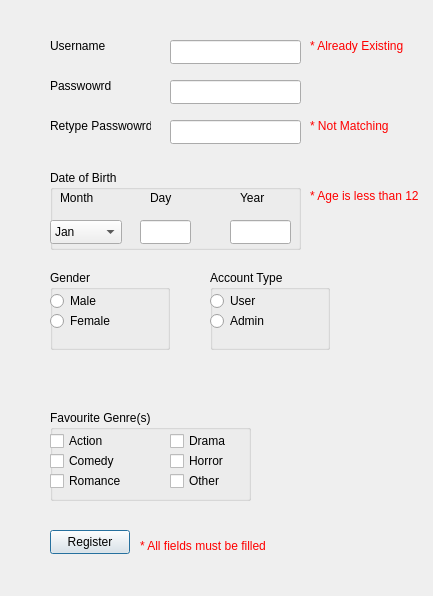
<?xml version="1.0" encoding="UTF-8"?>
<ui version="4.0">
 <class>Dialog</class>
 <widget class="QDialog" name="Dialog">
  <property name="geometry">
   <rect>
    <x>0</x>
    <y>0</y>
    <width>433</width>
    <height>596</height>
   </rect>
  </property>
  <property name="windowTitle">
   <string>Dialog</string>
  </property>
  <property name="windowOpacity">
   <double>6.000000000000000</double>
  </property>
  <property name="styleSheet">
   <string notr="true"/>
  </property>
  <widget class="QLabel" name="rusernamelabel">
   <property name="geometry">
    <rect>
     <x>50</x>
     <y>30</y>
     <width>61</width>
     <height>31</height>
    </rect>
   </property>
   <property name="text">
    <string>Username</string>
   </property>
  </widget>
  <widget class="QLabel" name="rpasswordlabel">
   <property name="geometry">
    <rect>
     <x>50</x>
     <y>70</y>
     <width>61</width>
     <height>31</height>
    </rect>
   </property>
   <property name="text">
    <string>Passwowrd</string>
   </property>
  </widget>
  <widget class="QLineEdit" name="rusernamelineEdit">
   <property name="geometry">
    <rect>
     <x>170</x>
     <y>40</y>
     <width>131</width>
     <height>24</height>
    </rect>
   </property>
  </widget>
  <widget class="QLineEdit" name="rpasswordlineEdit">
   <property name="geometry">
    <rect>
     <x>170</x>
     <y>80</y>
     <width>131</width>
     <height>24</height>
    </rect>
   </property>
   <property name="text">
    <string/>
   </property>
   <property name="echoMode">
    <enum>QLineEdit::Password</enum>
   </property>
  </widget>
  <widget class="QLineEdit" name="rretypepasswordlineEdit">
   <property name="geometry">
    <rect>
     <x>170</x>
     <y>120</y>
     <width>131</width>
     <height>24</height>
    </rect>
   </property>
   <property name="text">
    <string/>
   </property>
   <property name="echoMode">
    <enum>QLineEdit::Password</enum>
   </property>
  </widget>
  <widget class="QLabel" name="rretypepasswordlabel">
   <property name="geometry">
    <rect>
     <x>50</x>
     <y>110</y>
     <width>101</width>
     <height>31</height>
    </rect>
   </property>
   <property name="text">
    <string>Retype Passwowrd</string>
   </property>
  </widget>
  <widget class="QLabel" name="alreadyexistinglabel">
   <property name="geometry">
    <rect>
     <x>310</x>
     <y>30</y>
     <width>101</width>
     <height>31</height>
    </rect>
   </property>
   <property name="styleSheet">
    <string notr="true">color: red;
</string>
   </property>
   <property name="text">
    <string>* Already Existing</string>
   </property>
  </widget>
  <widget class="QLabel" name="notmatchinglabel">
   <property name="geometry">
    <rect>
     <x>310</x>
     <y>110</y>
     <width>101</width>
     <height>31</height>
    </rect>
   </property>
   <property name="styleSheet">
    <string notr="true">color: red;
</string>
   </property>
   <property name="text">
    <string>* Not Matching</string>
   </property>
  </widget>
  <widget class="QGroupBox" name="gendergroupBox">
   <property name="geometry">
    <rect>
     <x>50</x>
     <y>270</y>
     <width>120</width>
     <height>80</height>
    </rect>
   </property>
   <property name="title">
    <string>Gender</string>
   </property>
   <widget class="QRadioButton" name="maleradioButton">
    <property name="geometry">
     <rect>
      <x>0</x>
      <y>20</y>
      <width>91</width>
      <height>22</height>
     </rect>
    </property>
    <property name="text">
     <string>Male</string>
    </property>
   </widget>
   <widget class="QRadioButton" name="femaleradioButton">
    <property name="geometry">
     <rect>
      <x>0</x>
      <y>40</y>
      <width>91</width>
      <height>22</height>
     </rect>
    </property>
    <property name="text">
     <string>Female</string>
    </property>
   </widget>
  </widget>
  <widget class="QGroupBox" name="accountTypegroupBox">
   <property name="geometry">
    <rect>
     <x>210</x>
     <y>270</y>
     <width>120</width>
     <height>80</height>
    </rect>
   </property>
   <property name="title">
    <string>Account Type</string>
   </property>
   <widget class="QRadioButton" name="userradioButton">
    <property name="geometry">
     <rect>
      <x>0</x>
      <y>20</y>
      <width>91</width>
      <height>22</height>
     </rect>
    </property>
    <property name="text">
     <string>User</string>
    </property>
   </widget>
   <widget class="QRadioButton" name="adminradioButton">
    <property name="geometry">
     <rect>
      <x>0</x>
      <y>40</y>
      <width>91</width>
      <height>22</height>
     </rect>
    </property>
    <property name="text">
     <string>Admin</string>
    </property>
   </widget>
  </widget>
  <widget class="QGroupBox" name="genregroupBox">
   <property name="geometry">
    <rect>
     <x>50</x>
     <y>410</y>
     <width>201</width>
     <height>91</height>
    </rect>
   </property>
   <property name="title">
    <string>Favourite Genre(s)</string>
   </property>
   <widget class="QCheckBox" name="checkBox">
    <property name="geometry">
     <rect>
      <x>0</x>
      <y>20</y>
      <width>78</width>
      <height>22</height>
     </rect>
    </property>
    <property name="text">
     <string>Action</string>
    </property>
   </widget>
   <widget class="QCheckBox" name="checkBox_2">
    <property name="geometry">
     <rect>
      <x>0</x>
      <y>40</y>
      <width>78</width>
      <height>22</height>
     </rect>
    </property>
    <property name="text">
     <string>Comedy</string>
    </property>
   </widget>
   <widget class="QCheckBox" name="checkBox_3">
    <property name="geometry">
     <rect>
      <x>0</x>
      <y>60</y>
      <width>78</width>
      <height>22</height>
     </rect>
    </property>
    <property name="text">
     <string>Romance</string>
    </property>
   </widget>
   <widget class="QCheckBox" name="checkBox_4">
    <property name="geometry">
     <rect>
      <x>120</x>
      <y>60</y>
      <width>78</width>
      <height>22</height>
     </rect>
    </property>
    <property name="text">
     <string>Other</string>
    </property>
   </widget>
   <widget class="QCheckBox" name="checkBox_5">
    <property name="geometry">
     <rect>
      <x>120</x>
      <y>40</y>
      <width>78</width>
      <height>22</height>
     </rect>
    </property>
    <property name="text">
     <string>Horror</string>
    </property>
   </widget>
   <widget class="QCheckBox" name="checkBox_6">
    <property name="geometry">
     <rect>
      <x>120</x>
      <y>20</y>
      <width>78</width>
      <height>22</height>
     </rect>
    </property>
    <property name="text">
     <string>Drama</string>
    </property>
   </widget>
  </widget>
  <widget class="QGroupBox" name="dobgroupBox">
   <property name="geometry">
    <rect>
     <x>50</x>
     <y>170</y>
     <width>251</width>
     <height>80</height>
    </rect>
   </property>
   <property name="title">
    <string>Date of Birth</string>
   </property>
   <widget class="QComboBox" name="monthcomboBox">
    <property name="geometry">
     <rect>
      <x>0</x>
      <y>50</y>
      <width>72</width>
      <height>24</height>
     </rect>
    </property>
    <item>
     <property name="text">
      <string>Jan</string>
     </property>
    </item>
    <item>
     <property name="text">
      <string>Feb</string>
     </property>
    </item>
    <item>
     <property name="text">
      <string>March</string>
     </property>
    </item>
    <item>
     <property name="text">
      <string>April</string>
     </property>
    </item>
    <item>
     <property name="text">
      <string>May</string>
     </property>
    </item>
    <item>
     <property name="text">
      <string>June</string>
     </property>
    </item>
    <item>
     <property name="text">
      <string>July</string>
     </property>
    </item>
    <item>
     <property name="text">
      <string>Aug</string>
     </property>
    </item>
    <item>
     <property name="text">
      <string>Sep</string>
     </property>
    </item>
    <item>
     <property name="text">
      <string>Oct</string>
     </property>
    </item>
    <item>
     <property name="text">
      <string>Nov</string>
     </property>
    </item>
    <item>
     <property name="text">
      <string>Dec</string>
     </property>
    </item>
   </widget>
   <widget class="QLineEdit" name="daylineEdit">
    <property name="geometry">
     <rect>
      <x>90</x>
      <y>50</y>
      <width>51</width>
      <height>24</height>
     </rect>
    </property>
    <property name="text">
     <string/>
    </property>
    <property name="echoMode">
     <enum>QLineEdit::Password</enum>
    </property>
   </widget>
   <widget class="QLabel" name="daylabel">
    <property name="geometry">
     <rect>
      <x>100</x>
      <y>20</y>
      <width>49</width>
      <height>16</height>
     </rect>
    </property>
    <property name="text">
     <string>Day</string>
    </property>
   </widget>
   <widget class="QLabel" name="yearlabel">
    <property name="geometry">
     <rect>
      <x>190</x>
      <y>20</y>
      <width>49</width>
      <height>16</height>
     </rect>
    </property>
    <property name="text">
     <string>Year</string>
    </property>
   </widget>
   <widget class="QLineEdit" name="yearlineEdit">
    <property name="geometry">
     <rect>
      <x>180</x>
      <y>50</y>
      <width>61</width>
      <height>24</height>
     </rect>
    </property>
    <property name="text">
     <string/>
    </property>
    <property name="echoMode">
     <enum>QLineEdit::Password</enum>
    </property>
   </widget>
   <widget class="QLabel" name="monthlabel">
    <property name="geometry">
     <rect>
      <x>10</x>
      <y>20</y>
      <width>49</width>
      <height>16</height>
     </rect>
    </property>
    <property name="text">
     <string>Month</string>
    </property>
   </widget>
  </widget>
  <widget class="QLabel" name="ageErrorlabel">
   <property name="geometry">
    <rect>
     <x>310</x>
     <y>180</y>
     <width>111</width>
     <height>31</height>
    </rect>
   </property>
   <property name="styleSheet">
    <string notr="true">color: red;
</string>
   </property>
   <property name="text">
    <string>* Age is less than 12</string>
   </property>
  </widget>
  <widget class="QPushButton" name="pushButton">
   <property name="geometry">
    <rect>
     <x>50</x>
     <y>530</y>
     <width>80</width>
     <height>24</height>
    </rect>
   </property>
   <property name="text">
    <string>Register</string>
   </property>
  </widget>
  <widget class="QLabel" name="allFieldsErrorlabel">
   <property name="geometry">
    <rect>
     <x>140</x>
     <y>530</y>
     <width>151</width>
     <height>31</height>
    </rect>
   </property>
   <property name="styleSheet">
    <string notr="true">color: red;
</string>
   </property>
   <property name="text">
    <string>* All fields must be filled</string>
   </property>
  </widget>
 </widget>
 <resources/>
 <connections/>
</ui>
